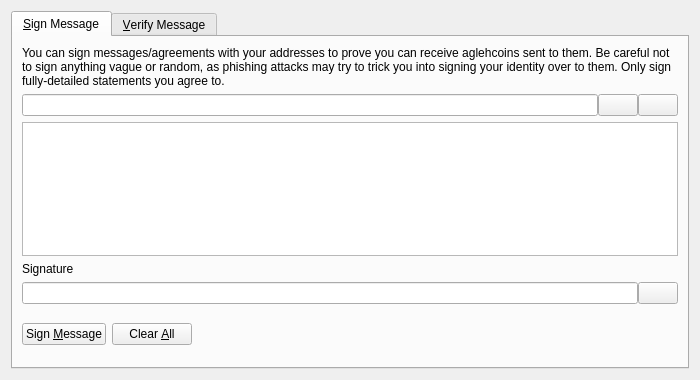
<?xml version="1.0" encoding="UTF-8"?>
<ui version="4.0">
 <class>SignVerifyMessageDialog</class>
 <widget class="QDialog" name="SignVerifyMessageDialog">
  <property name="geometry">
   <rect>
    <x>0</x>
    <y>0</y>
    <width>700</width>
    <height>380</height>
   </rect>
  </property>
  <property name="windowTitle">
   <string>Signatures - Sign / Verify a Message</string>
  </property>
  <property name="modal">
   <bool>true</bool>
  </property>
  <layout class="QVBoxLayout" name="verticalLayout">
   <item>
    <widget class="QTabWidget" name="tabWidget">
     <property name="currentIndex">
      <number>0</number>
     </property>
     <widget class="QWidget" name="tabSignMessage">
      <attribute name="title">
       <string>&amp;Sign Message</string>
      </attribute>
      <layout class="QVBoxLayout" name="verticalLayout_SM">
       <item>
        <widget class="QLabel" name="infoLabel_SM">
         <property name="text">
          <string>You can sign messages/agreements with your addresses to prove you can receive aglehcoins sent to them. Be careful not to sign anything vague or random, as phishing attacks may try to trick you into signing your identity over to them. Only sign fully-detailed statements you agree to.</string>
         </property>
         <property name="textFormat">
          <enum>Qt::PlainText</enum>
         </property>
         <property name="wordWrap">
          <bool>true</bool>
         </property>
        </widget>
       </item>
       <item>
        <layout class="QHBoxLayout" name="horizontalLayout_1_SM">
         <property name="spacing">
          <number>0</number>
         </property>
         <item>
          <widget class="QValidatedLineEdit" name="addressIn_SM">
           <property name="toolTip">
            <string>The Aglehcoin address to sign the message with</string>
           </property>
          </widget>
         </item>
         <item>
          <widget class="QPushButton" name="addressBookButton_SM">
           <property name="toolTip">
            <string>Choose previously used address</string>
           </property>
           <property name="text">
            <string/>
           </property>
           <property name="icon">
            <iconset resource="../bitcoin.qrc">
             <normaloff>:/icons/address-book</normaloff>:/icons/address-book</iconset>
           </property>
           <property name="shortcut">
            <string>Alt+A</string>
           </property>
           <property name="autoDefault">
            <bool>false</bool>
           </property>
          </widget>
         </item>
         <item>
          <widget class="QPushButton" name="pasteButton_SM">
           <property name="toolTip">
            <string>Paste address from clipboard</string>
           </property>
           <property name="text">
            <string/>
           </property>
           <property name="icon">
            <iconset resource="../bitcoin.qrc">
             <normaloff>:/icons/editpaste</normaloff>:/icons/editpaste</iconset>
           </property>
           <property name="shortcut">
            <string>Alt+P</string>
           </property>
           <property name="autoDefault">
            <bool>false</bool>
           </property>
          </widget>
         </item>
        </layout>
       </item>
       <item>
        <widget class="QPlainTextEdit" name="messageIn_SM">
         <property name="toolTip">
          <string>Enter the message you want to sign here</string>
         </property>
        </widget>
       </item>
       <item>
        <widget class="QLabel" name="signatureLabel_SM">
         <property name="text">
          <string>Signature</string>
         </property>
         <property name="textFormat">
          <enum>Qt::PlainText</enum>
         </property>
        </widget>
       </item>
       <item>
        <layout class="QHBoxLayout" name="horizontalLayout_2_SM">
         <property name="spacing">
          <number>0</number>
         </property>
         <item>
          <widget class="QLineEdit" name="signatureOut_SM">
           <property name="font">
            <font>
             <italic>true</italic>
            </font>
           </property>
           <property name="readOnly">
            <bool>true</bool>
           </property>
          </widget>
         </item>
         <item>
          <widget class="QPushButton" name="copySignatureButton_SM">
           <property name="toolTip">
            <string>Copy the current signature to the system clipboard</string>
           </property>
           <property name="text">
            <string/>
           </property>
           <property name="icon">
            <iconset resource="../bitcoin.qrc">
             <normaloff>:/icons/editcopy</normaloff>:/icons/editcopy</iconset>
           </property>
           <property name="autoDefault">
            <bool>false</bool>
           </property>
          </widget>
         </item>
        </layout>
       </item>
       <item>
        <layout class="QHBoxLayout" name="horizontalLayout_3_SM">
         <item>
          <widget class="QPushButton" name="signMessageButton_SM">
           <property name="toolTip">
            <string>Sign the message to prove you own this Aglehcoin address</string>
           </property>
           <property name="text">
            <string>Sign &amp;Message</string>
           </property>
           <property name="icon">
            <iconset resource="../bitcoin.qrc">
             <normaloff>:/icons/edit</normaloff>:/icons/edit</iconset>
           </property>
           <property name="autoDefault">
            <bool>false</bool>
           </property>
          </widget>
         </item>
         <item>
          <widget class="QPushButton" name="clearButton_SM">
           <property name="toolTip">
            <string>Reset all sign message fields</string>
           </property>
           <property name="text">
            <string>Clear &amp;All</string>
           </property>
           <property name="icon">
            <iconset resource="../bitcoin.qrc">
             <normaloff>:/icons/remove</normaloff>:/icons/remove</iconset>
           </property>
           <property name="autoDefault">
            <bool>false</bool>
           </property>
          </widget>
         </item>
         <item>
          <spacer name="horizontalSpacer_1_SM">
           <property name="orientation">
            <enum>Qt::Horizontal</enum>
           </property>
           <property name="sizeHint" stdset="0">
            <size>
             <width>40</width>
             <height>48</height>
            </size>
           </property>
          </spacer>
         </item>
         <item>
          <widget class="QLabel" name="statusLabel_SM">
           <property name="font">
            <font>
             <weight>75</weight>
             <bold>true</bold>
            </font>
           </property>
           <property name="text">
            <string/>
           </property>
           <property name="wordWrap">
            <bool>true</bool>
           </property>
          </widget>
         </item>
         <item>
          <spacer name="horizontalSpacer_2_SM">
           <property name="orientation">
            <enum>Qt::Horizontal</enum>
           </property>
           <property name="sizeHint" stdset="0">
            <size>
             <width>40</width>
             <height>48</height>
            </size>
           </property>
          </spacer>
         </item>
        </layout>
       </item>
      </layout>
     </widget>
     <widget class="QWidget" name="tabVerifyMessage">
      <attribute name="title">
       <string>&amp;Verify Message</string>
      </attribute>
      <layout class="QVBoxLayout" name="verticalLayout_VM">
       <item>
        <widget class="QLabel" name="infoLabel_VM">
         <property name="text">
          <string>Enter the receiver's address, message (ensure you copy line breaks, spaces, tabs, etc. exactly) and signature below to verify the message. Be careful not to read more into the signature than what is in the signed message itself, to avoid being tricked by a man-in-the-middle attack. Note that this only proves the signing party receives with the address, it cannot prove sendership of any transaction!</string>
         </property>
         <property name="textFormat">
          <enum>Qt::PlainText</enum>
         </property>
         <property name="alignment">
          <set>Qt::AlignLeading|Qt::AlignLeft|Qt::AlignTop</set>
         </property>
         <property name="wordWrap">
          <bool>true</bool>
         </property>
        </widget>
       </item>
       <item>
        <layout class="QHBoxLayout" name="horizontalLayout_1_VM">
         <property name="spacing">
          <number>0</number>
         </property>
         <item>
          <widget class="QValidatedLineEdit" name="addressIn_VM">
           <property name="toolTip">
            <string>The Aglehcoin address the message was signed with</string>
           </property>
          </widget>
         </item>
         <item>
          <widget class="QPushButton" name="addressBookButton_VM">
           <property name="toolTip">
            <string>Choose previously used address</string>
           </property>
           <property name="text">
            <string/>
           </property>
           <property name="icon">
            <iconset resource="../bitcoin.qrc">
             <normaloff>:/icons/address-book</normaloff>:/icons/address-book</iconset>
           </property>
           <property name="shortcut">
            <string>Alt+A</string>
           </property>
           <property name="autoDefault">
            <bool>false</bool>
           </property>
          </widget>
         </item>
        </layout>
       </item>
       <item>
        <widget class="QPlainTextEdit" name="messageIn_VM"/>
       </item>
       <item>
        <widget class="QValidatedLineEdit" name="signatureIn_VM"/>
       </item>
       <item>
        <layout class="QHBoxLayout" name="horizontalLayout_2_VM">
         <item>
          <widget class="QPushButton" name="verifyMessageButton_VM">
           <property name="toolTip">
            <string>Verify the message to ensure it was signed with the specified Aglehcoin address</string>
           </property>
           <property name="text">
            <string>Verify &amp;Message</string>
           </property>
           <property name="icon">
            <iconset resource="../bitcoin.qrc">
             <normaloff>:/icons/transaction_0</normaloff>:/icons/transaction_0</iconset>
           </property>
           <property name="autoDefault">
            <bool>false</bool>
           </property>
          </widget>
         </item>
         <item>
          <widget class="QPushButton" name="clearButton_VM">
           <property name="toolTip">
            <string>Reset all verify message fields</string>
           </property>
           <property name="text">
            <string>Clear &amp;All</string>
           </property>
           <property name="icon">
            <iconset resource="../bitcoin.qrc">
             <normaloff>:/icons/remove</normaloff>:/icons/remove</iconset>
           </property>
           <property name="autoDefault">
            <bool>false</bool>
           </property>
          </widget>
         </item>
         <item>
          <spacer name="horizontalSpacer_1_VM">
           <property name="orientation">
            <enum>Qt::Horizontal</enum>
           </property>
           <property name="sizeHint" stdset="0">
            <size>
             <width>40</width>
             <height>48</height>
            </size>
           </property>
          </spacer>
         </item>
         <item>
          <widget class="QLabel" name="statusLabel_VM">
           <property name="font">
            <font>
             <weight>75</weight>
             <bold>true</bold>
            </font>
           </property>
           <property name="text">
            <string/>
           </property>
           <property name="wordWrap">
            <bool>true</bool>
           </property>
          </widget>
         </item>
         <item>
          <spacer name="horizontalSpacer_2_VM">
           <property name="orientation">
            <enum>Qt::Horizontal</enum>
           </property>
           <property name="sizeHint" stdset="0">
            <size>
             <width>40</width>
             <height>48</height>
            </size>
           </property>
          </spacer>
         </item>
        </layout>
       </item>
      </layout>
     </widget>
    </widget>
   </item>
  </layout>
 </widget>
 <customwidgets>
  <customwidget>
   <class>QValidatedLineEdit</class>
   <extends>QLineEdit</extends>
   <header>qt/qvalidatedlineedit.h</header>
  </customwidget>
 </customwidgets>
 <resources>
  <include location="../bitcoin.qrc"/>
 </resources>
 <connections/>
</ui>
